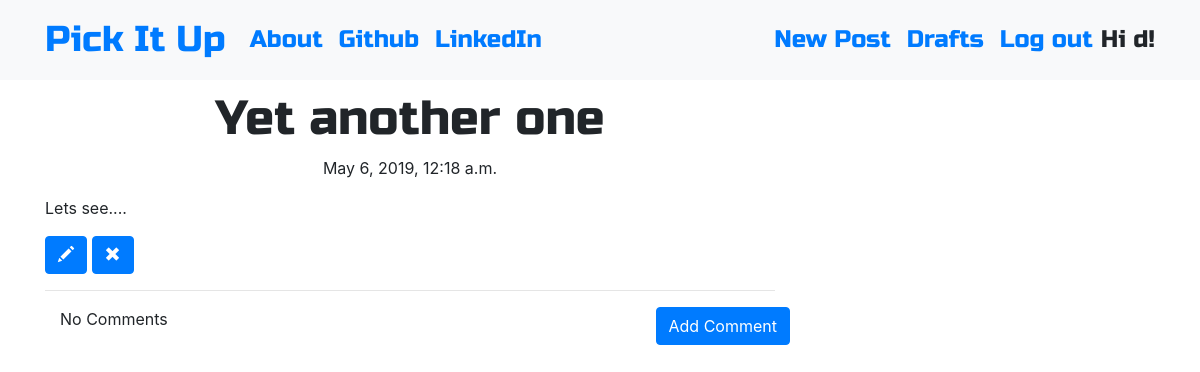
Screenshot of /post/4 (signed in) with the database file from the repository.
### blog/models.py (models this page shows, shortened)
class Post(models.Model):
    author = models.ForeignKey("auth.User", on_delete=models.CASCADE)
    title = models.CharField(max_length=100)
    text = models.TextField()  # no max length to cap blogpost
    created_date = models.DateTimeField(
        default=timezone.now, auto_now=False, auto_now_add=False)
    published_date = models.DateTimeField(
        blank=True, null=True, auto_now=False, auto_now_add=False)  # field can be blank or null in case we don't publish or leave it off entirely
    def publish(self):
        self.published_date = timezone.now()
        self.save()

### blog/views.py (the view)
# urls.py: path('post/<int:pk>', views.PostDetailView.as_view(), name='post_detail'),
class PostDetailView(DetailView):
    model = Post

### blog/templates/blog/post_detail.html
{% extends 'blog/base.html'%}
{% block content %}
<h1 class="posttitle loader">{{post.title}}</h1>
{% if post.published_date %}
<div class="date postdate">{{post.published_date}}</div>
{% else %}
<a class="btn btn-outline-dark" href="{% url 'post_publish' pk=post.pk %}">Publish</a>
{% endif %}
<p class="postcontent">{{post.text|safe|linebreaksbr}}</p>
{% if user.is_authenticated %}
<a class="btn btn-primary loader" href="{% url 'post_edit' pk=post.pk %}">
    <span class="glyphicon glyphicon-pencil"></span>
</a>
<a class="btn btn-primary loader" href="{% url 'post_remove' pk=post.pk %}">
    <span class="glyphicon glyphicon-remove"></span>
</a>
{% endif %}
<hr>
<a class="btn btn-primary btn-comment loader" href="{% url 'add_comment_to_post' pk=post.pk %}">Add Comment</a>
<div class="container">
    {% for comment in post.comments.all %}
    <br>
    {% if user.is_authenticated or comment.approved_comment %}
    {{comment.created_date}}
    {% if not comment.approved_comment %}
    <a class="btn btn-primary loader" href="{% url 'comment_approve' pk=comment.pk %}">
        <span class="glyphicon glyphicon-ok"></span>
    </a>
    <a class="btn btn-primary loader" href="{% url 'comment_remove' pk=comment.pk %}">
        <span class="glyphicon glyphicon-remove"></span>
    </a>
    {% endif %}
    <p>{{comment.text|safe|linebreaks}}</p>
    <p>Posted By: <strong>{{comment.author}}</strong></p>
    {% endif %}
    {% empty %}
    <p>No Comments</p>
    {% endfor %}
</div>
{% endblock %}

### blog/templates/blog/base.html (shortened to what this page needs)
<!DOCTYPE html>
{% load static %}
<html>
<head>
    <link rel="stylesheet" href="https://stackpath.bootstrapcdn.com/bootstrap/4.1.3/css/bootstrap.min.css"
>
    <link rel="stylesheet" href="https://stackpath.bootstrapcdn.com/bootstrap/4.1.0/css/bootstrap.min.css">
    <link href="https://maxcdn.bootstrapcdn.com/font-awesome/4.7.0/css/font-awesome.min.css" rel="stylesheet">
    <link href="https://maxcdn.bootstrapcdn.com/font-awesome/4.7.0/css/font-awesome.min.css" rel="stylesheet">
    <link rel="stylesheet" href="//cdn.jsdelivr.net/medium-editor/latest/css/medium-editor.min.css" type="text/css"
        media="screen" charset="utf-8">
    <link rel="stylesheet" href="{% static 'css/blog.css' %}">
    <link href="https://maxcdn.bootstrapcdn.com/font-awesome/4.7.0/css/font-awesome.min.css" rel="stylesheet">
</head>
<body class=''>
    <nav class="navbar navbar-expand-lg bg-light techfont">
        <div class="container">
            <div class="navbar-nav align-items-center">
                <a class="navbar-brand bigbrand" href="{% url 'post_list' %}">Pick It Up</a>
                <a class="nav-item nav-link" href="{% url 'about' %}">About</a>
                <a class="nav-item nav-link" href="https://www.github.com">Github</a>
                <a class="nav-item nav-link" href="https://www.linkedin.com">LinkedIn</a>
            </div>
            <div class="navbar-nav align-items-center ml-auto">
                {% if user.is_authenticated %}
                <a class="nav-item nav-link" href="{% url 'post_new' %}">New Post</a>
                <a class="nav-item nav-link" href="{% url 'post_draft_list' %}">Drafts</a>
                <a class="nav-item nav-link" href="{% url 'logout' %}">Log out</a>
                <a>Hi {{ user.username }}!</a>
                {% else %}
                <a class="nav-item nav-link" href="{% url 'login' %}" aria-label="Login">
                    <span class="fa fa-user" aria-hidden="true"></span></a>
                {% endif %}
            </div>
        </div>
    </nav>
    <div class="content container">
        <div class="row">
            <div class="col-md-8">
                <div class="blog_posts">
                    {% block content %}
                    {% endblock %}
                </div>
            </div>
        </div>
    </div>
</body>
</html>

### blog/static/css/blog.css (style rules this page uses)
.techfont { font-family: 'Russo One', sans-serif; font-size: 1.5em; margin-bottom: 10px; }
.postdate { text-align: center; }
.posttitle { font-family: 'Russo One', sans-serif; font-size: 3em; text-align: center; }
.postcontent { font-family: 'Montserrat'; font-size: 1.5em; }
.btn-comment { position: absolute; right: 0px; }
.bigbrand { font-size: 1.5em; }
.glyphicon { position: relative; top: 1px; display: inline-block; font-family: 'Glyphicons Halflings'; font-style: normal; font-weight: normal; line-height: 1; -webkit-font-smoothing: antialiased; }
.glyphicon-pencil:before { content: "\270f"; }
.glyphicon-remove:before { content: "\e014"; }

### rows the page displays
Post: title "Yet another one", published_date "May 6, 2019, 12:18 a.m.", text "Lets see...."

### other values shown
{{ user.username }} "d"
